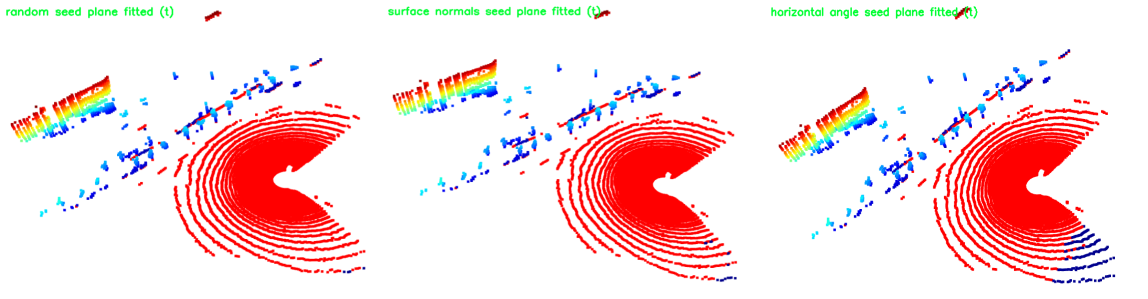
#> input picture assets/stitched/plane_fitted_(t).png, 2296 x 598 px, given as the content of the folder ../assets/random_seed/, which was not available (shown at 1/2 size)
$ python image_stitching.py
#> lines starting #> are read from the running program, lines starting #| are printed output that depends on the picture; after the words box and inside, x2 and y2 are one past the last pixel; in counts of white or black regions, pixels touching at a corner belong together; pictures that were not available may be replaced by others from this repository, and a replacement may not be noted
import os
import cv2
import numpy as np

source1_dir = "../assets/random_seed/"
source1_name = "random seed"

source2_dir = "../assets/surface_normals_seed/"
source2_name = "surface normals seed"

source3_dir = "../assets/horizontal_angle_seed/"
source3_name = "horizontal angle seed"

dest_dir = "../assets/stitched/"
os.makedirs(dest_dir, exist_ok=True)

source1_files = sorted(os.listdir(source1_dir))
source2_files = sorted(os.listdir(source2_dir))
source3_files = sorted(os.listdir(source3_dir))

names = [
    "plane fitted (t)",
    "used estimated plane (t-1)",
    "used estimated plane (t-2)",
    "used estimated plane (t-3)",
    "used estimated plane (t-4)",
]


for idx, (src1, src2, src3) in enumerate(
    zip(source1_files, source2_files, source3_files)
):
    src1_img = cv2.imread(os.path.join(source1_dir, src1))
#> src1_img is the input picture: shape (598, 2296, 3); mean B, G, R 222.3, 222.1, 247.9
    src2_img = cv2.imread(os.path.join(source2_dir, src2))
    src3_img = cv2.imread(os.path.join(source3_dir, src3))

    cv2.putText(
        src1_img,
        f"{source1_name} {names[idx]}",
        (10, 30),
        cv2.FONT_HERSHEY_SIMPLEX,
        0.7,
        (50, 255, 0),
        2,
    )
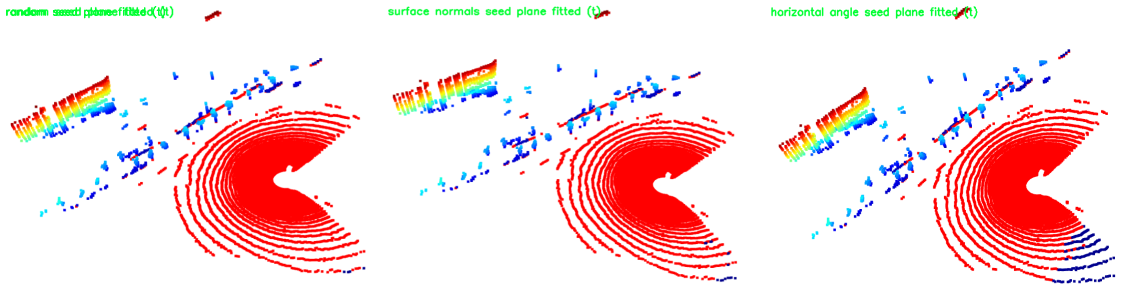
#> src1_img: shape (598, 2296, 3) (shown at 1/2 size); 0.14% of pixels changed, all inside (x1, y1, x2, y2) = (12, 12, 330, 37)
    cv2.putText(
        src2_img,
        f"{source2_name} {names[idx]}",
        (10, 30),
        cv2.FONT_HERSHEY_SIMPLEX,
        0.7,
        (50, 255, 0),
        2,
    )
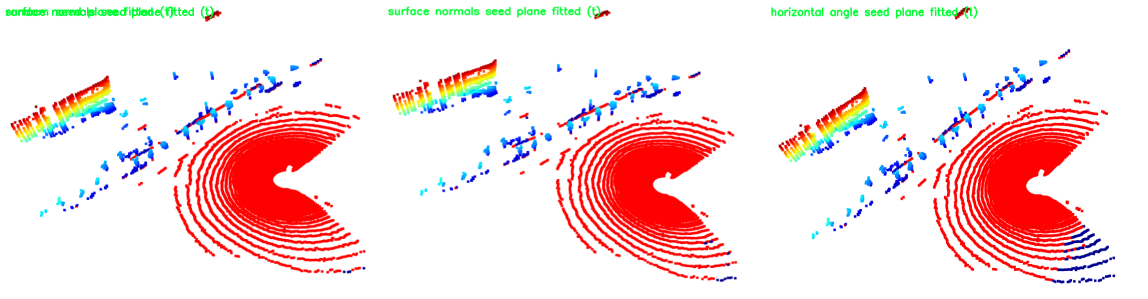
#> src2_img: shape (598, 2296, 3) (shown at 1/2 size); 0.18% of pixels changed, all inside (x1, y1, x2, y2) = (11, 12, 427, 37)
    cv2.putText(
        src3_img,
        f"{source3_name} {names[idx]}",
        (10, 30),
        cv2.FONT_HERSHEY_SIMPLEX,
        0.7,
        (50, 255, 0),
        2,
    )
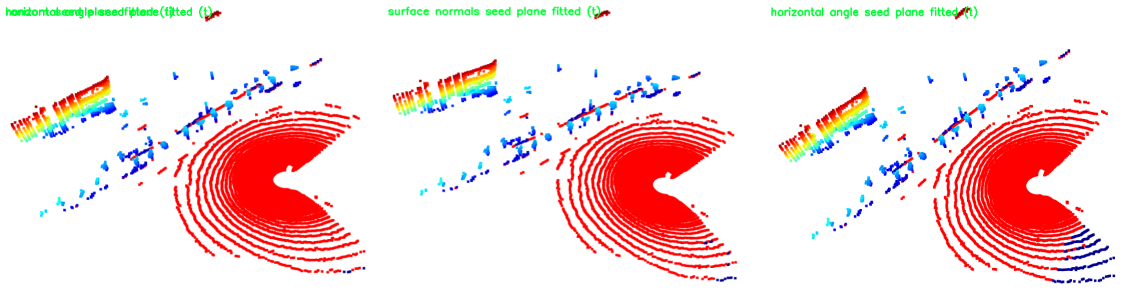
#> src3_img: shape (598, 2296, 3) (shown at 1/2 size); 0.18% of pixels changed, all inside (x1, y1, x2, y2) = (12, 12, 424, 37)

    max_shape = min(src1_img.shape, src2_img.shape, src3_img.shape)
#> max_shape = (598, 2296, 3)

    src1_img = cv2.resize(src1_img, (max_shape[1], max_shape[0]))
    src2_img = cv2.resize(src2_img, (max_shape[1], max_shape[0]))
    src3_img = cv2.resize(src3_img, (max_shape[1], max_shape[0]))

    merged_1_2 = np.hstack((src1_img, src2_img))
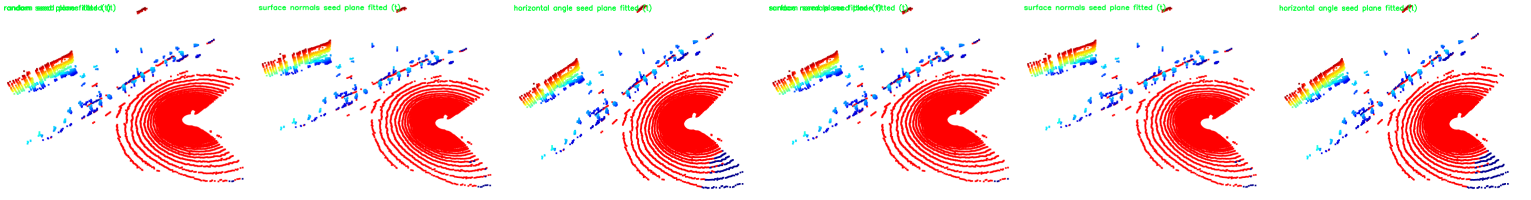
#> merged_1_2: shape (598, 4592, 3) (shown at 1/3 size); mean B, G, R 222, 222.1, 247.6
    merged_1_2_3 = np.hstack((merged_1_2, src3_img))
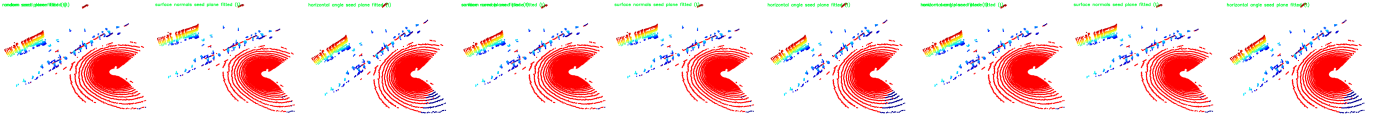
#> merged_1_2_3: shape (598, 6888, 3) (shown at 1/5 size); mean B, G, R 222, 222.1, 247.6

    merged_1_2_3 = cv2.resize(merged_1_2_3, (2296, 598))
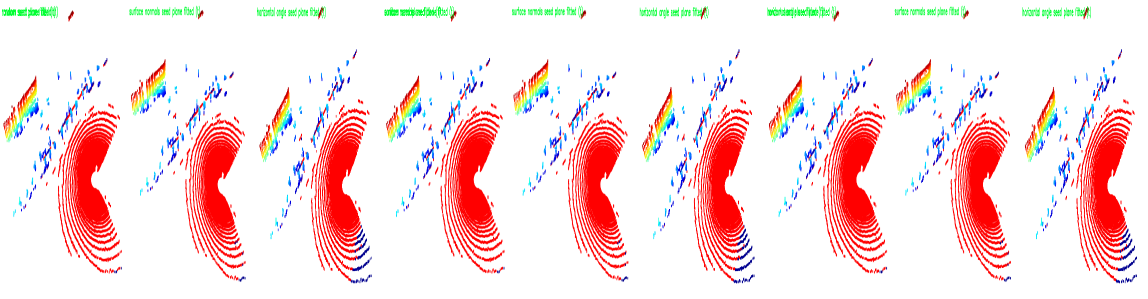
#> merged_1_2_3: shape (598, 2296, 3) (shown at 1/2 size); mean B, G, R 222, 222.1, 247.6
    cv2.imwrite(
        os.path.join(dest_dir, names[idx].replace(" ", "_") + ".png"), merged_1_2_3
    )
    print(f"Saved {names[idx]}")

$ run again, on assets/stitched/used_estimated_plane_(t-4).png
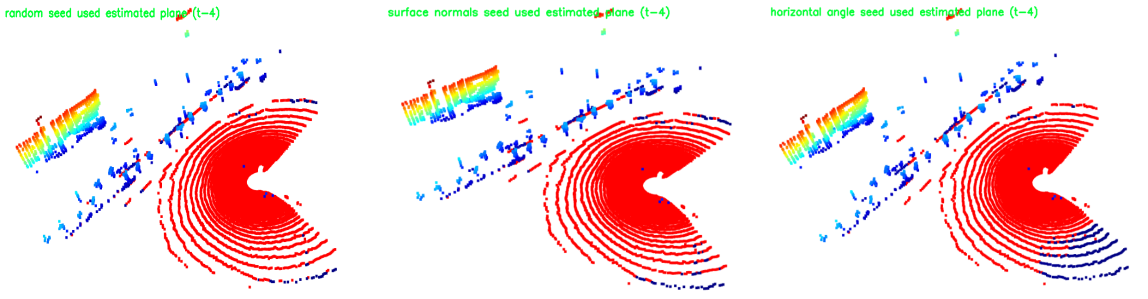
#> input picture assets/stitched/used_estimated_plane_(t-4).png, 2296 x 598 px, given as the content of the folder ../assets/random_seed/, which was not available (shown at 1/2 size)
#> src1_img is the input picture: shape (598, 2296, 3); mean B, G, R 222.3, 221.9, 246
#> src1_img: shape (598, 2296, 3); 0.11% of pixels changed, all inside (x1, y1, x2, y2) = (12, 12, 330, 37)
#> src2_img: shape (598, 2296, 3); 0.15% of pixels changed, all inside (x1, y1, x2, y2) = (11, 12, 425, 37)
#> src3_img: shape (598, 2296, 3); 0.15% of pixels changed, all inside (x1, y1, x2, y2) = (12, 12, 424, 37)
#> `merged_1_2 = np.hstack((src1_img, src2_img))`:
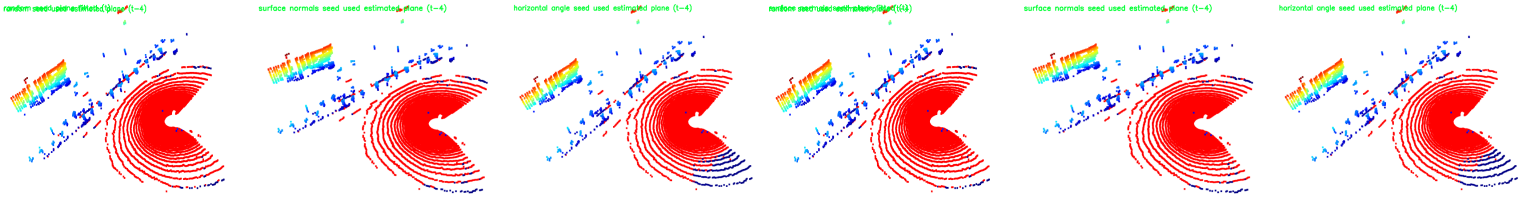
#> merged_1_2: shape (598, 4592, 3) (shown at 1/3 size); mean B, G, R 222.1, 221.9, 245.7
#> `merged_1_2_3 = cv2.resize(merged_1_2_3, (2296, 598))`:
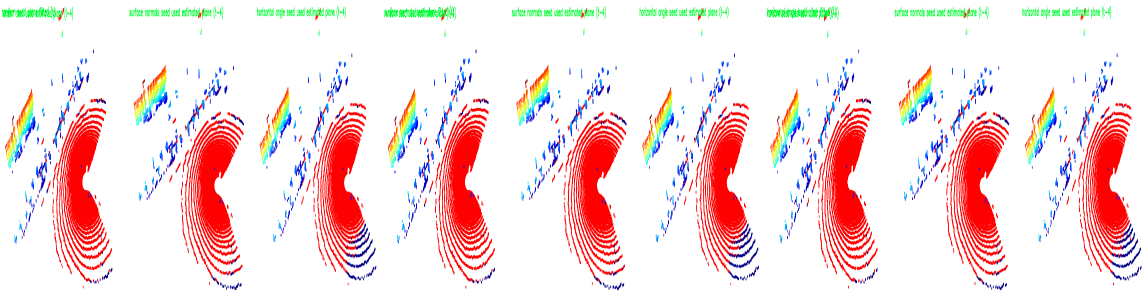
#> merged_1_2_3: shape (598, 2296, 3) (shown at 1/2 size); mean B, G, R 222.1, 221.9, 245.7
